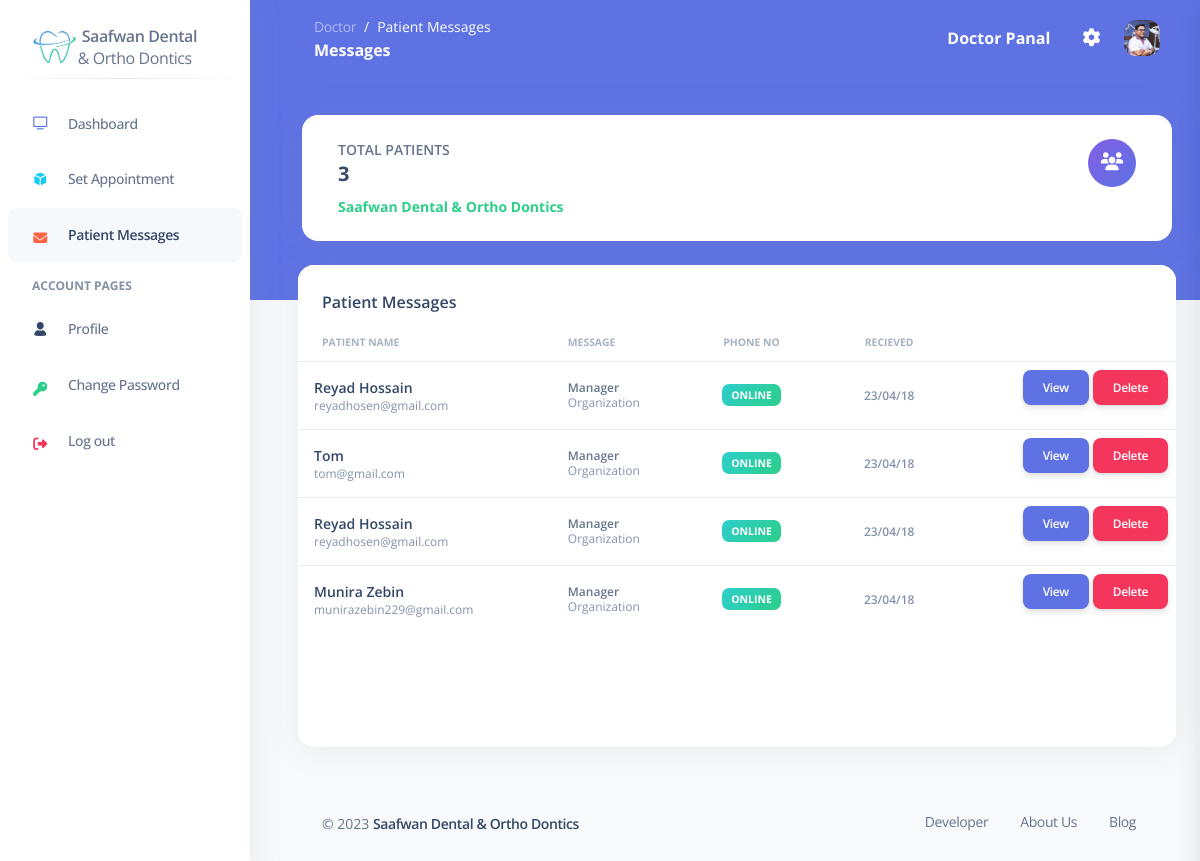
/View/doctor/messages.php (signed in), run on the app's committed database.
### tables this page shows
CREATE TABLE `messages` (
  `id` int(11) NOT NULL,
  `message` varchar(250) NOT NULL,
  `created_at` date NOT NULL,
  `patient_id` int(11) DEFAULT NULL
);

CREATE TABLE `patients` (
  `id` int(11) NOT NULL,
  `name` varchar(50) NOT NULL,
  `phone` varchar(20) NOT NULL,
  `email` varchar(50) DEFAULT NULL,
  `password` varchar(20) NOT NULL,
  `age` int(200) DEFAULT NULL,
  `gender` varchar(10) DEFAULT NULL,
  `created_at` date DEFAULT NULL,
  `status` tinyint(1) DEFAULT NULL
);

CREATE TABLE `anonymous` (
  `id` int(11) NOT NULL,
  `name` varchar(50) DEFAULT NULL,
  `email` varchar(50) DEFAULT NULL,
  `phone` varchar(20) DEFAULT NULL,
  `gender` varchar(10) DEFAULT NULL,
  `age` int(11) DEFAULT NULL,
  `message` varchar(1000) DEFAULT NULL,
  `created_at` date DEFAULT NULL,
  `status` tinyint(1) DEFAULT NULL
);

### View/doctor/messages.php (the view, shortened to what this page needs)
<head>
    <link href="../../assets/css/nucleo-icons.css" rel="stylesheet" />
    <link href="../../assets/css/nucleo-svg.css" rel="stylesheet" />
    <link href="../../assets/css/nucleo-svg.css" rel="stylesheet" />
    <link id="pagestyle" href="../../assets/css/argon-dashboard.css?v=2.0.4" rel="stylesheet" />
</head>
<body class="g-sidenav-show   bg-gray-100">
    <aside class="sidenav bg-white navbar navbar-vertical navbar-expand-xs border-0 fixed-start " id="sidenav-main">
        <?php include("../components/doctorSidebar.php"); ?>
    </aside>
    <main class="main-content position-relative border-radius-lg ">
        <nav class="navbar navbar-main navbar-expand-lg px-0 mx-4 shadow-none border-radius-xl " id="navbarBlur" data-scroll="false">
            <div class="container-fluid py-1 px-3">
                <nav aria-label="breadcrumb">
                    <ol class="breadcrumb bg-transparent mb-0 pb-0 pt-1 px-0 me-sm-6 me-5">
                        <li class="breadcrumb-item text-sm"><a class="opacity-5 text-white" href="javascript:;">Doctor</a></li>
                        <li class="breadcrumb-item text-sm text-white active" aria-current="page">Patient Messages</li>
                    </ol>
                    <h6 class="font-weight-bolder text-white mb-0">Messages</h6>
                </nav>
                <div class="collapse navbar-collapse mt-sm-0 mt-2 me-md-0 me-sm-4" id="navbar">
                    <div class="ms-md-auto pe-md-3 d-flex align-items-center">
                        <div class="input-group">
                            <h6 class="font-weight-bolder text-white mb-0">Doctor Panal</h6>
                        </div>
                    </div>
                    <ul class="navbar-nav  justify-content-end">
                        <li class="nav-item px-3 d-flex align-items-center">
                            <a href="javascript:;" class="nav-link text-white p-0">
                                <i class="fa fa-cog fixed-plugin-button-nav cursor-pointer text-lg"></i>
                            </a>
                        </li>
                        <li class="nav-item ps-2 d-flex align-items-center dropdown">
                            <a href="javascript:;" class="nav-link text-body p-0" id="dropdownMenuButton" data-bs-toggle="dropdown" aria-expanded="false">
                                <img src="../../assets/img/profile.jpg" class="avatar avatar-sm" alt="avatar" />
                            </a>
                        </li>
                    </ul>
                </div>
            </div>
        </nav>
        <div class="container-fluid py-4">
            <div class="row mx-1 my-3">
                <div class="card">
                    <div class="card-body">
                        <div class="row">
                            <div class="col-8">
                                <div class="numbers">
                                    <p class="text-sm mb-0 text-uppercase font-weight-bold">Total Patients</p>
                                    <h5 class="font-weight-bolder">
                                        <?php echo $patients->num_rows ?>
                                    </h5>
                                    <p class="mb-0">
                                        <span class="text-success text-sm font-weight-bolder">Saafwan Dental & Ortho Dontics</span>
                                    </p>
                                </div>
                            </div>
                            <div class="col-4 text-end">
                                <div class="icon icon-shape bg-gradient-primary shadow-primary text-center rounded-circle">
                                    <i class="fas fa-users text-lg opacity-10" aria-hidden="true"></i>
                                </div>
                            </div>
                        </div>
                    </div>
                </div>
            </div>
            <div class="row my-4">
                <div class="col-lg-12 col-md-6 mb-4">
                    <div class="card mb-4 h-100">
                        <div class="card-header pb-0">
                            <h6>Patient Messages</h6>
                        </div>
                        <div class="card-body px-0 pt-0 pb-2" style="height: 50vh; overflow-y: scroll;">
                            <div class="table-responsive p-0">
                                <table class="table align-items-center mb-0">
                                    <thead>
                                        <tr>
                                            <th class="text-uppercase text-secondary text-xxs font-weight-bolder opacity-7">Patient Name</th>
                                            <th class="text-uppercase text-secondary text-xxs font-weight-bolder opacity-7 ps-2">Message</th>
                                            <th class="text-center text-uppercase text-secondary text-xxs font-weight-bolder opacity-7">Phone No</th>
                                            <th class="text-center text-uppercase text-secondary text-xxs font-weight-bolder opacity-7">Recieved</th>
                                            <th class="text-secondary opacity-7"></th>
                                        </tr>
                                    </thead>
                                    <tbody>
                                        <?php
                                        if ($patientsMsg->num_rows > 0) {
                                            while ($data = $patientsMsg->fetch_assoc()) {
                                                echo "
                                                <tr>
                                                    <td>
                                                        <div class='d-flex px-2 py-1'>
                                                            <div class='d-flex flex-column justify-content-center'>
                                                                <h6 class='mb-0 text-sm'>" . $data['name'] . "</h6>
                                                                <p class='text-xs text-secondary mb-0'>" . $data['email'] . "</p>
                                                            </div>
                                                        </div>
                                                    </td>
                                                    <td>
                                                        <p class='text-xs font-weight-bold mb-0'>Manager</p>
                                                        <p class='text-xs text-secondary mb-0'>Organization</p>
                                                    </td>
                                                    <td class='align-middle text-center text-sm'>
                                                        <span class='badge badge-sm bg-gradient-success'>Online</span>
                                                    </td>
                                                    <td class='align-middle text-center'>
                                                        <span class='text-secondary text-xs font-weight-bold'>23/04/18</span>
                                                    </td>
                                                    <td style='text-align: right;'>
                                                        <a href='' class='btn btn-primary font-weight-bold text-xs'>
                                                            View
                                                        </a>
                                                        <a href='' class='btn btn-danger font-weight-bold text-xs'>
                                                            Delete
                                                        </a>
                                                    </td>
                                                </tr>
                                                ";
                                            }
                                        }
                                        if ($anonymousMsg->num_rows > 0) {
                                            while ($data = $anonymousMsg->fetch_assoc()) {
                                                echo "
                                                <tr>
                                                    <td>
                                                        <div class='d-flex px-2 py-1'>
                                                            <div class='d-flex flex-column justify-content-center'>
                                                                <h6 class='mb-0 text-sm'>" . $data['name'] . "</h6>
                                                                <p class='text-xs text-secondary mb-0'>" . $data['email'] . "</p>
                                                            </div>
                                                        </div>
                                                    </td>
                                                    <td>
                                                        <p class='text-xs font-weight-bold mb-0'>Manager</p>
                                                        <p class='text-xs text-secondary mb-0'>Organization</p>
                                                    </td>
                                                    <td class='align-middle text-center text-sm'>
                                                        <span class='badge badge-sm bg-gradient-success'>Online</span>
                                                    </td>
                                                    <td class='align-middle text-center'>
                                                        <span class='text-secondary text-xs font-weight-bold'>23/04/18</span>
                                                    </td>
                                                    <td style='text-align: right;'>
                                                        <a href='' class='btn btn-primary font-weight-bold text-xs'>
                                                            View
                                                        </a>
                                                        <a href='' class='btn btn-danger font-weight-bold text-xs'>
                                                            Delete
                                                        </a>
                                                    </td>
                                                </tr>
                                                ";
                                            }
                                        }
                                        ?>
                                    </tbody>
                                </table>
                            </div>
                        </div>
                    </div>
                </div>
                <?php include("../components/doctorFooter.php"); ?>
            </div>
    </main>
</body>
</html>

### Assets/css/nucleo-svg.css (style rules this page uses)
.icon { display: inline-block; color: #111111; height: 1em; width: 1em; }
.icon { fill: currentColor; stroke: none; }

### data on the page
messages: patient.name "Reyad Hossain", patient.email "reyadhosen@gmail.com"
anonymous: name "Tom", email "tom@gmail.com"
anonymous: name "Reyad Hossain", email "reyadhosen@gmail.com"
anonymous: name "Munira Zebin", email "munirazebin229@gmail.com"

### other printed values
$patients->num_rows "3"
